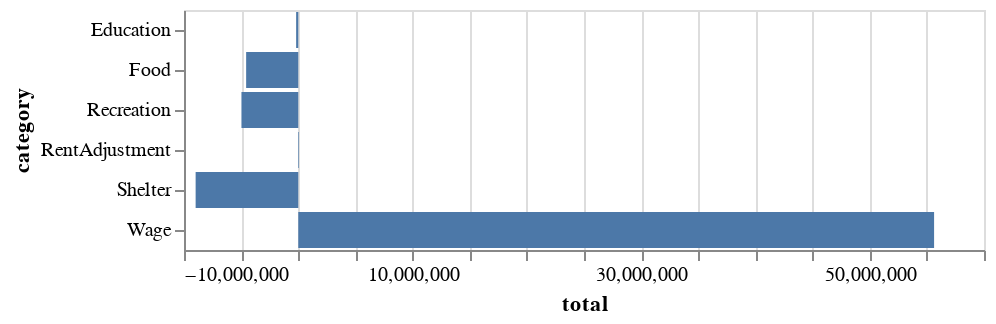

The code cell stored with this chart in its notebook:
### Code cell
alt.Chart(spark.sql("select category, sum(amount) as total from financial_journal group by category order by total desc").toPandas()).mark_bar().encode(
    alt.Y('category', type='nominal'),
    alt.X('total', type = 'quantitative')
)

### Figure 1 — Vega-Lite specification as saved in the notebook (floating-point values rounded to 4 significant figures)
{"config": {"view": {"continuousWidth": 400, "continuousHeight": 300}}, "data": {"name": "data-2d960e44d70cab7fe79fdce18730c89b"}, "mark": "bar", "encoding": {"x": {"field": "total", "type": "quantitative"}, "y": {"field": "category", "type": "nominal"}}, "$schema": "https://vega.github.io/schema/vega-lite/v4.17.0.json", "datasets": {"data-2d960e44d70cab7fe79fdce18730c89b": [{"category": "Wage", "total": 55630000.0}, {"category": "RentAdjustment", "total": 54930.0}, {"category": "Education", "total": -188600.0}, {"category": "Food", "total": -4563000.0}, {"category": "Recreation", "total": -4973000.0}, {"category": "Shelter", "total": -8982000.0}]}}
